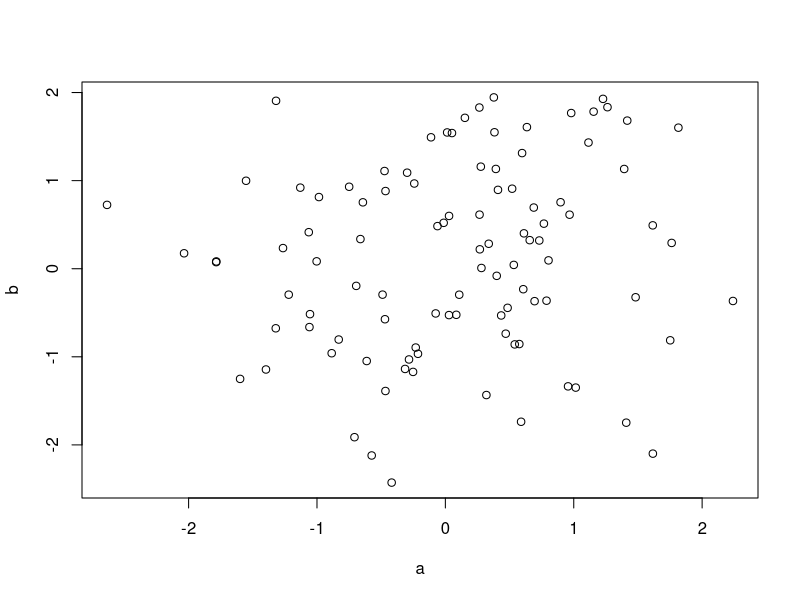

The R script that drew this image:
## ---- chunk 1
a <- rnorm(100)
b <- rnorm(100)

plot(a, b)
